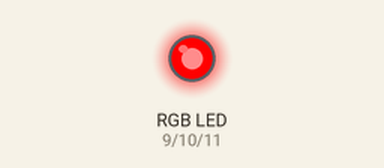
Simulated run of this sketch. Board: Arduino Uno, built with avr-gcc and run on an emulated ATmega328P. Shown: an RGB LED mixed from three pins (HIGH = lit). At 7.7 s the program stops and its outputs stay as they are.

Above: at 0.15 s.
At 1.96 s:
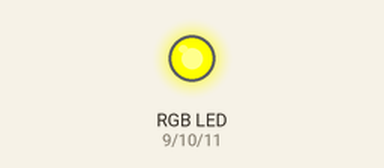
At 2.86 s:
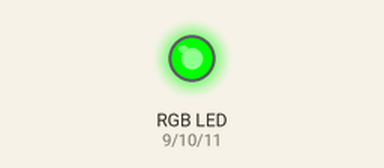
At 4.07 s:
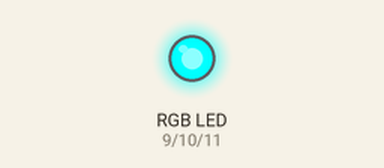
At 5.88 s:
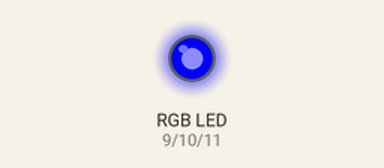
At 7.8 s:
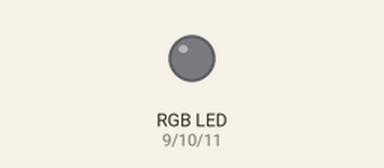
Timing chart, 0 to 9.2 s (numbered marks = the images above):
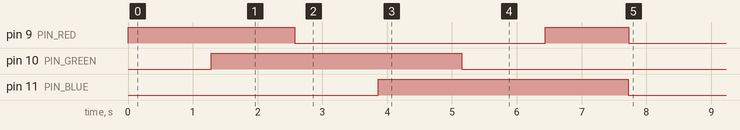

Measured:
- by itself, pin 9 (PIN_RED): LOW → HIGH at 0.00 s, → LOW 2.6 s later, → HIGH 3.9 s later, → LOW 1.3 s later
- by itself, pin 10 (PIN_GREEN): LOW → HIGH at 1.3 s, → LOW 3.9 s later
- by itself, pin 11 (PIN_BLUE): LOW → HIGH at 3.9 s, → LOW 3.9 s later

The sketch:

Simple_Hue_Shift.ino
```cpp
/*
    ARDUINO RGB LED Sample Code for Arduino UNO R3
    @ Kehiio - Github
*/

/* Global Variables for where each cathode is connected to the board.
   Change depending on where each cathode is connected.
   Ensure you are using PMW pins: 3, 5, 6, 9, 10, or 11 for UNO */
const int PIN_RED   = 9; //Red LED cathode on pin 9
const int PIN_GREEN = 10; //Green LED cathode on pin 10
const int PIN_BLUE  = 11; //Blue LED cathode on Pin 11

/* Sets the color of the LED depending on input values between 0 and 255 for R, G, B */
void setColor(int R, int G, int B) {
  analogWrite(PIN_RED,   R);
  analogWrite(PIN_GREEN, G);
  analogWrite(PIN_BLUE,  B);
}

void setup() {
  //set all three pins to output mode, allows to be writeable
  pinMode(PIN_RED,   OUTPUT);
  pinMode(PIN_GREEN, OUTPUT);
  pinMode(PIN_BLUE,  OUTPUT);

}

/* HUESHIFT - Slowly goes through color spectrum like a color wheel
   R   G   B   Color
   255 0   0   Red
   255 255 0   Yellow
   0   255 0   Green
   0   255 255 Cyan
   0   0   255 Blue
   255 0   255 Magenta
*/
void hueShift(){

  /* RED->YELLOW LOOP - gradient from Red to Yellow by increasing green value*/
  for (int g = 0; g <= 255; g++){
    setColor(255, g, 0);
    delay(5);
  }

  /* YELLOW->GREEN LOOP - gradient from Yellow to Green by decreasing red value*/
  for (int r = 255; r >= 0; r--){
    setColor(r, 255, 0);
    delay(5);
  }

  /* GREEN->CYAN LOOP - gradient from Green to Cyan by increasing blue value*/
  for (int b = 0; b <= 255; b++){
    setColor(0, 255, b);
    delay(5);
  }

  /* CYAN->BLUE LOOP - gradient from Cyan to Blue by reducing green value*/
  for (int g = 255; g >= 0; g--){
    setColor(0, g, 255);
    delay(5);
  }

  /* BLUE->MAGENTA LOOP - gradient from Blue to Magenta by increasing red value*/
  for (int r = 0; r <= 255; r++){
    setColor(r, 0, 255);
    delay(5);
  }

  /* MAGENTA->RED LOOP - gradient from Magenta to Red by reducing blue value*/
  for (int b = 255; b >= 0; b--){
    setColor(255, 0, b);
    delay(5);
  }

}

void loop() {

  hueShift();

  setColor(0,0,0); // turn off LED

  exit(0); // exit loop
}
```
